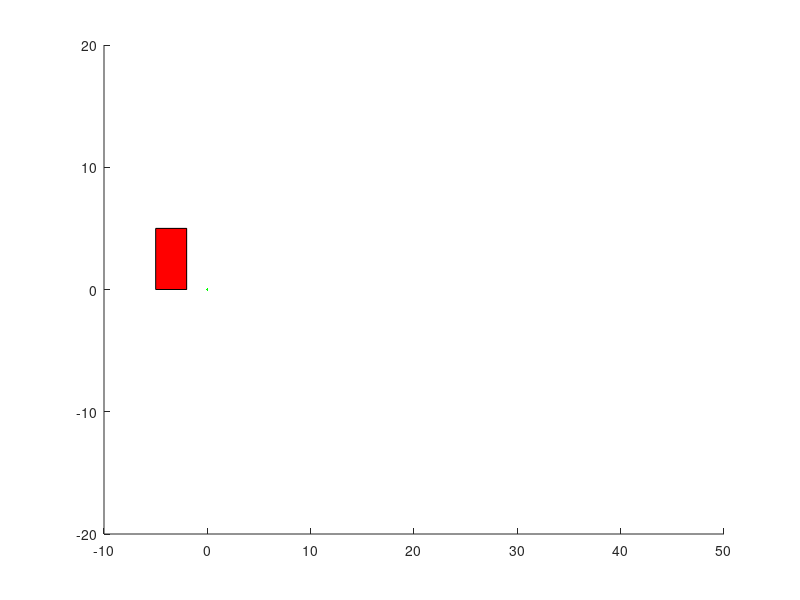

Reproduce this figure in MATLAB. (Note: this script raises an error after producing the figure.)
%% ME3050 - Dynamics, Modeling, and Control
% Tristan Hill - 09/18/2015
% 1DOF lumped parameter model (mass+spring) 
%%
% using the...
% TIMER CALLBACK CODE - MATLAB CENTRAL
% 
%%

clear all
close all
clc

%define timer function params
p.j=1;
p.t=0;
p.dt=.1;
%define the model parameters (as global vars)
g=9.8;  %m/s^2
m=10;    %mass of mass (kg)
k=100;    %spring constant (N/m)
%initial conditions (as global vars)

p.g=g;
p.m=m;
p.k=k;
p.x0=0;
p.xdot0=0;
p.y0=5;
p.ydot0=0;
p.wn=sqrt(p.k/p.m);

p.c=20;

p.dr=p.c/(2*sqrt(p.m*p.k));


% prepare the plot
axes('xlim',[-10,50],'ylim',[-20,20]);

l=line(p.t,p.x0,...
    'userdata',0,...
    'marker','.',...
    'color','green',...
    'markersize',5,...
    'linestyle','-');

%draw a box
p.bht=5;
p.bwt=3;
p.bps=-5;
px=[0 p.bwt p.bwt 0]+p.bps;
py=[0 0 p.bht p.bht];
% 
box=patch(px,py,'red',...
    'userdata',0,...
    'marker','none',...
    'linestyle','-');
shg;   

th=timer;
th.TimerFcn={@model_mk,p,l,box};
th.StopFcn={@model_mk_stop};
set(th,...
    'period',p.dt,...
    'TasksToExecute', 100,...
    'executionmode','fixedrate');
% ...and start it

start(th);
while strcmp(get(th,'Running'),'on');end
delete(th);

% while(t<tmax);
% end
%    
% % clean up
% stop(th);
% delete(th);
% close(h)